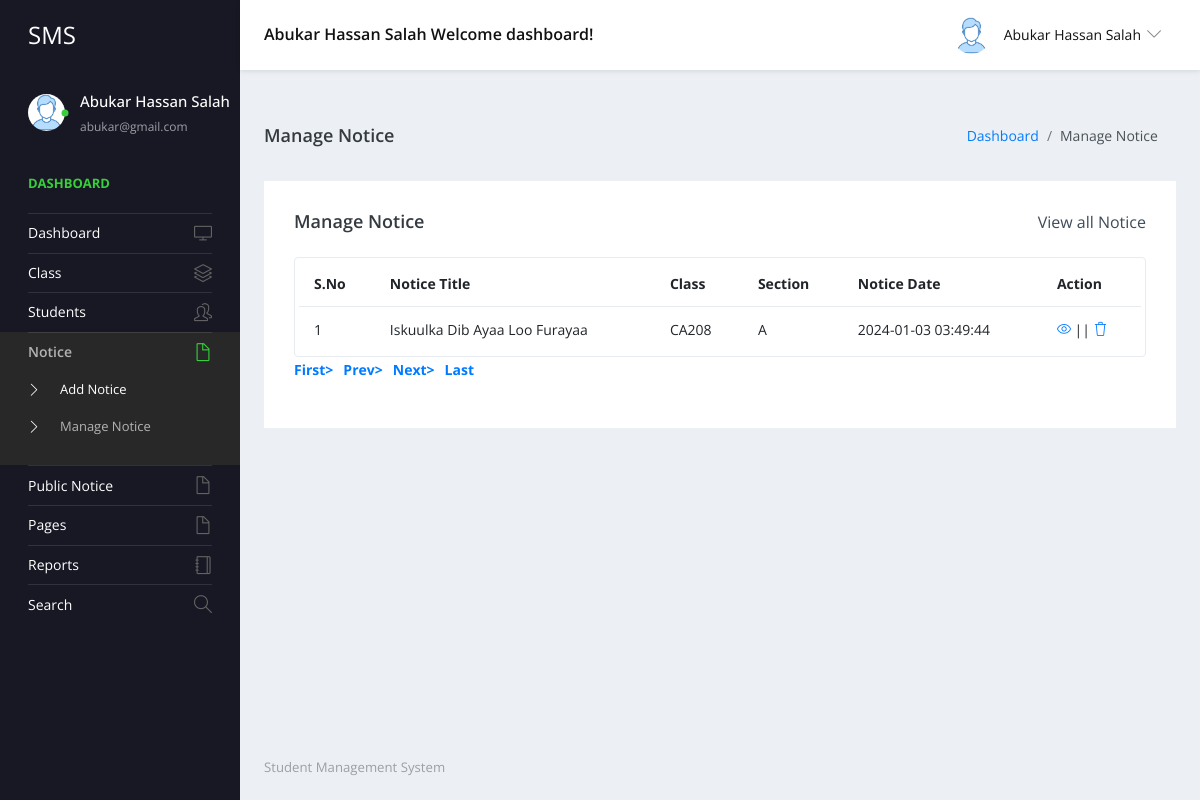
The app's page /studentms/admin/manage-notice.php (signed in) with its own data.
### tables this page shows
CREATE TABLE `tblnotice` (
  `ID` int(5) NOT NULL,
  `NoticeTitle` mediumtext DEFAULT NULL,
  `ClassId` int(10) DEFAULT NULL,
  `NoticeMsg` mediumtext DEFAULT NULL,
  `CreationDate` timestamp NULL DEFAULT current_timestamp()
);

CREATE TABLE `tblclass` (
  `ID` int(5) NOT NULL,
  `ClassName` varchar(50) DEFAULT NULL,
  `Section` varchar(20) DEFAULT NULL,
  `CreationDate` timestamp NULL DEFAULT current_timestamp()
);

### studentms/admin/manage-notice.php (the view, shortened to what this page needs)
<?php
include('includes/dbconnection.php');
if (strlen($_SESSION['sturecmsaid']==0)) {
  header('location:logout.php');
  } else{
?>
<!DOCTYPE html>
<html lang="en">
  <head>
    <link rel="stylesheet" href="vendors/simple-line-icons/css/simple-line-icons.css">
    <link rel="stylesheet" href="vendors/flag-icon-css/css/flag-icon.min.css">
    <link rel="stylesheet" href="vendors/css/vendor.bundle.base.css">
    <link rel="stylesheet" href="./vendors/daterangepicker/daterangepicker.css">
    <link rel="stylesheet" href="./vendors/chartist/chartist.min.css">
    <link rel="stylesheet" href="./css/style.css">
  </head>
  <body>
    <div class="container-scroller">
     <?php include_once('includes/header.php');?>
      <div class="container-fluid page-body-wrapper">
        <?php include_once('includes/sidebar.php');?>
        <div class="main-panel">
          <div class="content-wrapper">
             <div class="page-header">
              <h3 class="page-title"> Manage Notice </h3>
              <nav aria-label="breadcrumb">
                <ol class="breadcrumb">
                  <li class="breadcrumb-item"><a href="dashboard.php">Dashboard</a></li>
                  <li class="breadcrumb-item active" aria-current="page"> Manage Notice</li>
                </ol>
              </nav>
            </div>
            <div class="row">
              <div class="col-md-12 grid-margin stretch-card">
                <div class="card">
                  <div class="card-body">
                    <div class="d-sm-flex align-items-center mb-4">
                      <h4 class="card-title mb-sm-0">Manage Notice</h4>
                      <a href="#" class="text-dark ml-auto mb-3 mb-sm-0"> View all Notice</a>
                    </div>
                    <div class="table-responsive border rounded p-1">
                      <table class="table">
                        <thead>
                          <tr>
                            <th class="font-weight-bold">S.No</th>
                            <th class="font-weight-bold">Notice Title</th>
                            <th class="font-weight-bold">Class</th>
                            <th class="font-weight-bold">Section</th>
                            <th class="font-weight-bold">Notice Date</th>
                            <th class="font-weight-bold">Action</th>
                          </tr>
                        </thead>
                        <tbody>
                           <?php
                           if (isset($_GET['pageno'])) {
            $pageno = $_GET['pageno'];
        } else {
            $pageno = 1;
        }
        $no_of_records_per_page =15;
        $offset = ($pageno-1) * $no_of_records_per_page;
       $ret = "SELECT ID FROM tblnotice";
$query1 = $dbh -> prepare($ret);
$query1->execute();
$total_rows=$query1->rowCount();
$total_pages = ceil($total_rows / $no_of_records_per_page);
$sql="SELECT tblclass.ID,tblclass.ClassName,tblclass.Section,tblnotice.NoticeTitle,tblnotice.CreationDate,tblnotice.ClassId,tblnotice.ID as nid from tblnotice join tblclass on tblclass.ID=tblnotice.ClassId LIMIT $offset, $no_of_records_per_page";
$query = $dbh -> prepare($sql);
$query->execute();
$results=$query->fetchAll(PDO::FETCH_OBJ);
$cnt=1;
if($query->rowCount() > 0)
{
foreach($results as $row)
{               ?>
                          <tr>
                            <td><?php echo htmlentities($cnt);?></td>
                            <td><?php  echo htmlentities($row->NoticeTitle);?></td>
                            <td><?php  echo htmlentities($row->ClassName);?></td>
                            <td><?php  echo htmlentities($row->Section);?></td>
                            <td><?php  echo htmlentities($row->CreationDate);?></td>
                            <td>
                              <div><a href="edit-notice-detail.php?editid=<?php echo htmlentities ($row->ID);?>"><i class="icon-eye"></i></a>
                                                || <a href="manage-notice.php?delid=<?php echo ($row->ID);?>" onclick="return confirm('Do you really want to Delete ?');"> <i class="icon-trash"></i></a></div>
                            </td>
                          </tr><?php $cnt=$cnt+1;}} ?>
                        </tbody>
                      </table>
                    </div>
                   <div align="left">
    <ul class="pagination" >
        <li><a href="?pageno=1"><strong>First></strong></a></li>
        <li class="<?php if($pageno <= 1){ echo 'disabled'; } ?>">
            <a href="<?php if($pageno <= 1){ echo '#'; } else { echo "?pageno=".($pageno - 1); } ?>"><strong style="padding-left: 10px">Prev></strong></a>
        </li>
        <li class="<?php if($pageno >= $total_pages){ echo 'disabled'; } ?>">
            <a href="<?php if($pageno >= $total_pages){ echo '#'; } else { echo "?pageno=".($pageno + 1); } ?>"><strong style="padding-left: 10px">Next></strong></a>
        </li>
        <li><a href="?pageno=<?php echo $total_pages; ?>"><strong style="padding-left: 10px">Last</strong></a></li>
    </ul>
</div>
                  </div>
                </div>
              </div>
            </div>
          </div>
         <?php include_once('includes/footer.php');?>
        </div>
      </div>
    </div>
  </body>
</html><?php }  ?>

### studentms/admin/includes/header.php (shortened to what this page needs)
 <nav class="navbar default-layout-navbar col-lg-12 col-12 p-0 fixed-top d-flex flex-row">
        <div class="navbar-brand-wrapper d-flex align-items-center">
          <a class="navbar-brand brand-logo" href="dashboard.php">
            <strong style="color: white;">SMS</strong>
          </a>
        </div><?php
         $aid= $_SESSION['sturecmsaid'];
$sql="SELECT * from tbladmin where ID=:aid";
$query = $dbh -> prepare($sql);
$query->bindParam(':aid',$aid,PDO::PARAM_STR);
$query->execute();
$results=$query->fetchAll(PDO::FETCH_OBJ);
$cnt=1;
if($query->rowCount() > 0)
{
foreach($results as $row)
{               ?>
        <div class="navbar-menu-wrapper d-flex align-items-center flex-grow-1">
          <h5 class="mb-0 font-weight-medium d-none d-lg-flex"><?php  echo htmlentities($row->AdminName);?> Welcome dashboard!</h5>
          <ul class="navbar-nav navbar-nav-right ml-auto">
            <li class="nav-item dropdown d-none d-xl-inline-flex user-dropdown">
              <a class="nav-link dropdown-toggle" id="UserDropdown" href="#" data-toggle="dropdown" aria-expanded="false">
                <img class="img-xs rounded-circle ml-2" src="images/faces/face8.jpg" alt="Profile image"> <span class="font-weight-normal"> <?php  echo htmlentities($row->AdminName);?> </span></a>
                <?php $cnt=$cnt+1;}} ?>
            </li>
          </ul>
        </div>
      </nav>

### studentms/admin/includes/sidebar.php (shortened to what this page needs)
<nav class="sidebar sidebar-offcanvas" id="sidebar">
          <ul class="nav">
            <li class="nav-item nav-profile">
              <a href="#" class="nav-link">
                <div class="profile-image">
                  <img class="img-xs rounded-circle" src="images/faces/face8.jpg" alt="profile image">
                  <div class="dot-indicator bg-success"></div>
                </div>
                <div class="text-wrapper">
                  <?php
         $aid= $_SESSION['sturecmsaid'];
$sql="SELECT * from tbladmin where ID=:aid";
$query = $dbh -> prepare($sql);
$query->bindParam(':aid',$aid,PDO::PARAM_STR);
$query->execute();
$results=$query->fetchAll(PDO::FETCH_OBJ);
$cnt=1;
if($query->rowCount() > 0)
{
foreach($results as $row)
{               ?>
                  <p class="profile-name"><?php  echo htmlentities($row->AdminName);?></p>
                  <p class="designation"><?php  echo htmlentities($row->Email);?></p><?php $cnt=$cnt+1;}} ?>
                </div>
              </a>
            </li>
            <li class="nav-item nav-category">
              <span class="nav-link">Dashboard</span>
            </li>
            <li class="nav-item">
              <a class="nav-link" href="dashboard.php">
                <span class="menu-title">Dashboard</span>
                <i class="icon-screen-desktop menu-icon"></i>
              </a>
            </li>
            <li class="nav-item">
              <a class="nav-link" data-toggle="collapse" href="#ui-basic" aria-expanded="false" aria-controls="ui-basic">
                <span class="menu-title">Class</span>
                <i class="icon-layers menu-icon"></i>
              </a>
            </li>
            <li class="nav-item">
              <a class="nav-link" data-toggle="collapse" href="#ui-basic1" aria-expanded="false" aria-controls="ui-basic1">
                <span class="menu-title">Students</span>
                <i class="icon-people menu-icon"></i>
              </a>
            </li>
            <li class="nav-item">
              <a class="nav-link" data-toggle="collapse" href="#auth" aria-expanded="false" aria-controls="auth">
                <span class="menu-title">Notice</span>
                <i class="icon-doc menu-icon"></i>
              </a>
              <div class="collapse" id="auth">
                <ul class="nav flex-column sub-menu">
                  <li class="nav-item"> <a class="nav-link" href="add-notice.php"> Add Notice </a></li>
                  <li class="nav-item"> <a class="nav-link" href="manage-notice.php"> Manage Notice </a></li>
                </ul>
              </div>
            </li>
            <li class="nav-item">
              <a class="nav-link" data-toggle="collapse" href="#auth1" aria-expanded="false" aria-controls="auth">
                <span class="menu-title">Public Notice</span>
                <i class="icon-doc menu-icon"></i>
              </a>
              <li class="nav-item">
              <a class="nav-link" data-toggle="collapse" href="#auth2" aria-expanded="false" aria-controls="auth">
                <span class="menu-title">Pages</span>
                <i class="icon-doc menu-icon"></i>
              </a>
            </li>
              <li class="nav-item">
              <a class="nav-link" href="between-dates-reports.php">
                <span class="menu-title">Reports</span>
                <i class="icon-notebook menu-icon"></i>
              </a>
            </li>
            <li class="nav-item">
              <a class="nav-link" href="search.php">
                <span class="menu-title">Search</span>
                <i class="icon-magnifier menu-icon"></i>
              </a>
            </li>
            </li>
          </ul>
        </nav>

### records on screen
tblnotice: NoticeTitle "Iskuulka Dib Ayaa Loo Furayaa", ClassId.ClassName "CA208", ClassId.Section "A", CreationDate "2024-01-03 03:49:44"

### other values on screen
$row->AdminName "Abukar Hassan Salah"
$row->Email "abukar@gmail.com"
